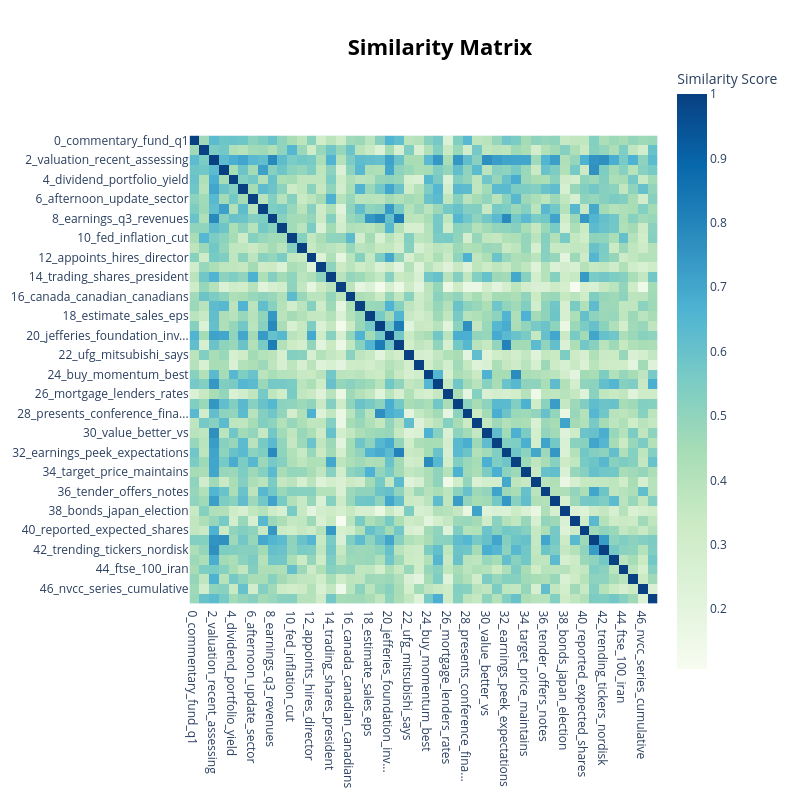

The notebook cell saved with this chart:
### Code cell
fig = topic_model.visualize_heatmap()
fig.show()

### Figure 1 — Plotly figure (JSON) as saved in the notebook; plotly's stock layout.template omitted (floating-point values rounded to 4 significant figures; data arrays with more than 128 entries replaced by an {"elided": "..."} marker saying what was removed)
{"data": [{"coloraxis": "coloraxis", "hovertemplate": "x: %{x}<br>y: %{y}<br>Similarity Score: %{z}<extra></extra>", "name": "0", "type": "heatmap", "x": ["0_commentary_fund_q1", "1_china_gold_chinese", "2_valuation_recent_assessing", "3_stablecoin_crypto_banks", "4_dividend_portfolio_yield", "5_buyback_share_programme", "6_afternoon_update_sector", "7_loan_financing_debt", "8_earnings_q3_revenues", "9_ai_technology_driven", "10_fed_inflation_cut", "11_euro_comments_czech", "12_appoints_hires_director", "13_equities_receipts_traded", "14_trading_shares_president", "15_oil_opec_prices", "16_canada_canadian_canadians", "17_tsb_sabadell_takeover", "18_estimate_sales_eps", "19_transcript_earnings_q3", "20_jefferies_foundation_inv...", "21_presentation_results_ear...", "22_ufg_mitsubishi_says", "23_notice_stab_stabilization", "24_buy_momentum_best", "25_rally_room_does", "26_mortgage_lenders_rates", "27_rating_downgrade_neutral", "28_presents_conference_fina...", "29_japanese_japan_megabanks", "30_value_better_vs", "31_reiterates_receipt_recom...", "32_earnings_peek_expectations", "33_watch_stocks_whale", "34_target_price_maintains", "35_scheduled_earnings_october", "36_tender_offers_notes", "37_profit_posts_guidance", "38_bonds_japan_election", "39_cftc_fined_compliance", "40_reported_expected_shares", "41_zero_net_integration", "42_trending_tickers_nordisk", "43_narrative_analyst_upgrades", "44_ftse_100_iran", "45_years_invested_ago", "46_nvcc_series_cumulative", "47_wall_street_bullish"], "xaxis": "x", "y": ["0_commentary_fund_q1", "1_china_gold_chinese", "2_valuation_recent_assessing", "3_stablecoin_crypto_banks", "4_dividend_portfolio_yield", "5_buyback_share_programme", "6_afternoon_update_sector", "7_loan_financing_debt", "8_earnings_q3_revenues", "9_ai_technology_driven", "10_fed_inflation_cut", "11_euro_comments_czech", "12_appoints_hires_director", "13_equities_receipts_traded", "14_trading_shares_president", "15_oil_opec_prices", "16_canada_canadian_canadians", "17_tsb_sabadell_takeover", "18_estimate_sales_eps", "19_transcript_earnings_q3", "20_jefferies_foundation_inv...", "21_presentation_results_ear...", "22_ufg_mitsubishi_says", "23_notice_stab_stabilization", "24_buy_momentum_best", "25_rally_room_does", "26_mortgage_lenders_rates", "27_rating_downgrade_neutral", "28_presents_conference_fina...", "29_japanese_japan_megabanks", "30_value_better_vs", "31_reiterates_receipt_recom...", "32_earnings_peek_expectations", "33_watch_stocks_whale", "34_target_price_maintains", "35_scheduled_earnings_october", "36_tender_offers_notes", "37_profit_posts_guidance", "38_bonds_japan_election", "39_cftc_fined_compliance", "40_reported_expected_shares", "41_zero_net_integration", "42_trending_tickers_nordisk", "43_narrative_analyst_upgrades", "44_ftse_100_iran", "45_years_invested_ago", "46_nvcc_series_cumulative", "47_wall_street_bullish"], "yaxis": "y", "z": {"elided": "48x48 float values"}}], "layout": {"coloraxis": {"colorbar": {"title": {"text": "Similarity Score"}}, "colorscale": [[0, "rgb(247,252,240)"], [0.125, "rgb(224,243,219)"], [0.25, "rgb(204,235,197)"], [0.375, "rgb(168,221,181)"], [0.5, "rgb(123,204,196)"], [0.625, "rgb(78,179,211)"], [0.75, "rgb(43,140,190)"], [0.875, "rgb(8,104,172)"], [1, "rgb(8,64,129)"]]}, "height": 800, "hoverlabel": {"bgcolor": "white", "font": {"family": "Rockwell", "size": 16}}, "legend": {"title": {"text": "Trend"}}, "margin": {"t": 60}, "showlegend": true, "title": {"font": {"color": "Black", "size": 22}, "text": "<b>Similarity Matrix</b>", "x": 0.55, "xanchor": "center", "y": 0.95, "yanchor": "top"}, "width": 800, "xaxis": {"anchor": "y", "constrain": "domain", "domain": [0, 1], "scaleanchor": "y"}, "yaxis": {"anchor": "x", "autorange": "reversed", "constrain": "domain", "domain": [0, 1]}}}
